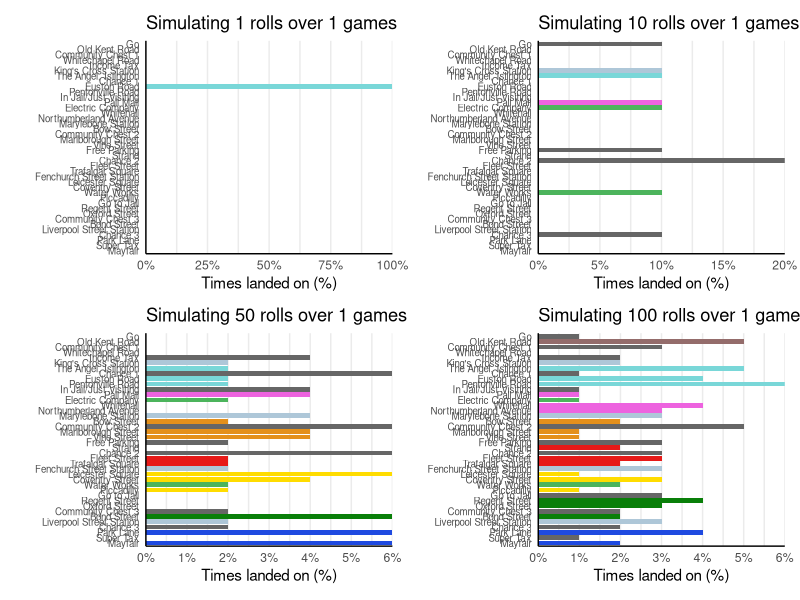

The R script that drew this image: (Note: this script raises an error after producing the figure.)
## ---- chunk 1
library(tidyverse)
library(patchwork)
library(gganimate)

options(kableExtra.html.bsTable = TRUE)
## ---- chunk 2
monopoly_props <-  readxl::read_xlsx(here::here("static/data/monpoly_properties.xlsx"))

board_space = c(0:39)
names(board_space) <- monopoly_props$Name

color_codes <-  c("None"="grey40",
                  "Brown" = "#946C6B",
                  "Station"="#AEC7D8",
                  "Light Blue"= "#79D7D8",
                  "Pink" ="#ED63DF",
                  "Utilities" = "#4CB45C",
                  "Orange" = "#E4901B",
                  "Red"="#E71A18",
                  "Yellow" = "#FFDC00",
                  "Green" = "#097F09",
                  "Dark Blue" = "#1F4AE0"
                  )
## ---- chunk 3
# ggplot helper function
gg_monopoly <- function(n_games,n_rolls,add_base=FALSE) {
  
  sim_result <-  simulate_monopoly(n_games,n_rolls)
  
  p <- monopoly_props %>% 
    bind_cols(pct = sim_result ) %>% 
    ggplot(aes(y= reorder(Name,-Space) ,x=pct,fill=Color ))+
    geom_col(show.legend = FALSE)+
    scale_fill_manual(values = color_codes)+
    scale_x_continuous(expand = c(0,NA),labels = scales::percent_format(accuracy = 1) )+
    labs(subtitle = glue::glue("Simulation of {format(n_rolls)} dice rolls over {n_games} games"  ),
         x="Chance of landing per dice roll (%)",y="")+
    theme_classic()+
    theme(panel.grid.major.x  = element_line(),
          panel.grid.minor.x  = element_line(),
          axis.line.x = element_line(),
          axis.ticks =element_blank()) 
  
  if (add_base == TRUE){
    p <-  p + geom_vline(xintercept = 1/40,lty=2,col="black")
  }
  return(p)
}

gg_monopoly_short <- function(n_games,n_rolls) {
  
  sim_result <-  simulate_monopoly(n_games,n_rolls)
  
  p <- monopoly_props %>% 
    bind_cols(pct = sim_result ) %>% 
    ggplot(aes(y= reorder(Name,-Space) ,x=pct,fill=Color ))+
    geom_col(show.legend = FALSE)+
    scale_fill_manual(values = color_codes)+
    scale_x_continuous(expand = c(0,NA),labels = scales::percent_format(accuracy = 1) )+
    labs(x="Times landed on (%)",y="")+
    ggtitle(label=paste("Simulating",n_rolls,"rolls over",n_games,"games" ))+
    theme_classic()+
    theme(panel.grid.major.x  = element_line(),
          panel.grid.minor.x  = element_line(),
          axis.line.x = element_line(),
          axis.ticks =element_blank(),
          axis.text.y = element_text(size=7),
    ) 
  return(p)
}
## ---- chunk 4
board_space
## ---- chunk 5
dice_rolls <-  function(){
  return(sample(1:6,2,replace = TRUE))
}

set.seed(414)
roll <-  dice_rolls()
print(paste0("Rolled a ",roll[1]," and ",roll[2],". Their sum is ", roll[1]+roll[2] ))
## ---- chunk 6
simulate_monopoly <- function(n_games=1000,n_rolls=1000){
  
  all_counts <- rep(0,40)
  for (g in 1:n_games){ 
    pos <-  0
    counts <-  rep(0,40)
    for (i in 1:n_rolls){
      
      # roll the dice
      roll <-  dice_rolls()  
      
      # move around the board
      pos <-  ( pos + roll[1]+roll[2] ) %% 40
      
      counts[pos+1] <-  counts[pos+1] + 1 # counts[] does not start from 0, hence need +1
    }
    all_counts <- all_counts + counts
  }
  all_counts <-  all_counts/(n_rolls*n_games)
  return(all_counts)
}
## ---- chunk 7
set.seed(414) 

( gg_monopoly_short(1,1) + gg_monopoly_short(1,10)  ) / (  gg_monopoly_short(1,50) + gg_monopoly_short(1,100)    )
## ---- chunk 8
set.seed(414)
game_1 <-  simulate_monopoly(1,1000)
game_2 <-  simulate_monopoly(1,5000)
game_3 <-  simulate_monopoly(1,10000)
game_4 <-  simulate_monopoly(1,50000)
game_5 <-  simulate_monopoly(1,100000)

p <- monopoly_props %>% bind_cols( "1,000"=game_1,
                                   "5,000"=game_2 , 
                                   "10,000"=game_3  ,
                                   "50,000"=game_4,
                                   "100,000"=game_5) %>% 
  pivot_longer("1,000":"100,000") %>% 
  mutate (  name = factor(name, levels=c("1,000",
                                         "5,000", 
                                         "10,000",
                                         "50,000",
                                         "100,000")  
  ) 
  ) %>% 
  #ggplot(aes(x=value,y=Name,fill=Color)) +
  ggplot(aes(x=value,y=reorder(Name,-Space),fill=Color)) +
  geom_col(show.legend = FALSE)+
  scale_fill_manual(values = color_codes)+
  scale_x_continuous(expand = c(0,NA),labels = scales::percent_format(accuracy = 1),breaks = (1/100)*seq(0,100,1) )+
  #scale_y_continuous(breaks = 1:40, labels = unique(monopoly_props$Name)) +
  labs(
    #    subtitle = glue::glue("Simulation of {format(n_rolls)} dice rolls over {n_games} games"  ),
    x="Chance of landing per dice roll (%)",y="")+
  geom_vline(xintercept = (1/40),lty=2)+
  theme_classic()+
  theme(panel.grid.major.x  = element_line(size = .9),
        panel.grid.minor.x  = element_line(size = .5),
        axis.line.x = element_line(),
        axis.ticks =element_blank())

anim <- p+transition_states(name)+ease_aes('sine-in-out')+
  ggtitle("Simulation of {closest_state} dice rolls over 1 game")

animate(anim,fps=30)
## ---- chunk 9
set.seed(414) 

( gg_monopoly_short(1,5) + gg_monopoly_short(10,5)  ) / (  gg_monopoly_short(50,5) + gg_monopoly_short(100,5)    )
## ---- chunk 10

set.seed(414)
games <-  rep(NA,10)
for (i in 1:10){
  temp  <-  simulate_monopoly(10000,i)
  nam <- paste0("game_", i)
  assign(nam, temp)
}

df <- monopoly_props %>% bind_cols( "1"=game_1,"2"=game_2 , "3"=game_3  ,"4"=game_4,
                                    "5"=game_5,"6"=game_6,"7"=game_7 , "8"=game_8  ,
                                    "9"=game_9,"10"=game_10) %>% 
  pivot_longer("1":"10") %>% 
  mutate (  name = as.numeric(name) )  

p <- df %>% 
  ggplot(aes(x=value,y=reorder(Name,-Space),fill=Color)) +
  geom_col(show.legend = FALSE)+
  scale_fill_manual(values = color_codes)+
  scale_x_continuous(expand = c(0,NA),labels = scales::percent_format(accuracy = 1),breaks = (1/100)*seq(0,100,5) )+
  labs(x="Chance of landing per dice roll (%)",y="")+
  geom_vline(xintercept = (1/40),lty=2)+
  theme_classic()+
  theme(panel.grid.major.x  = element_line(size = .9),
        panel.grid.minor.x  = element_line(size = .5),
        axis.line.x = element_line(),
        axis.ticks =element_blank())

anim <- p+transition_states(name)+ ease_aes('sine-in-out')+
  ggtitle("Simulation of the first {closest_state} dice rolls over 10,000 games",
          subtitle = "Most likely place to land: { df %>%  filter(name==closest_state) %>% slice_max(order_by = value) %>% select(Name) %>% pull() }")

animate(anim,fps=30,nframes = 300)

## ---- chunk 11
set.seed(414)
gg_monopoly(1e3,1e3,add_base = TRUE)+
    scale_x_continuous(expand = c(0,NA),labels = scales::percent_format(accuracy = 0.1 ),breaks = (1/100)*seq(0,100,0.5) )+
  labs(title="Long term behaviour of going around the board")
## ---- chunk 12
simulate_monopoly <- function(n_games=1000,n_rolls=1000){
  
  all_counts <- rep(0,40)
  
  for (g in 1:n_games){ 
    pos <-  0
    counts <-  rep(0,40)
    for (i in 1:n_rolls){
      roll <-  dice_rolls()  
      pos <-  ( pos + roll[1]+roll[2] ) %% 40
      
      # If land on go to jail - go to jail
      if (pos == 30){
        pos = 10 
      }
      counts[pos+1] <-  counts[pos+1] + 1 
    }
    all_counts <- all_counts + counts
  }
  all_counts <-  all_counts/(n_rolls*n_games)
  return(all_counts)
}
## ---- chunk 13
set.seed(414)
gg_monopoly(1e3,1e3,add_base = TRUE)+
  labs(title="Adding go to jail")
## ---- chunk 14
simulate_monopoly <- function(n_games=1000,n_rolls=1000){
  
  all_counts <- rep(0,40)
  
  for (g in 1:n_games){ 
    pos <-  0
    counts <-  rep(0,40)
    n_doubles <-  0
    
    for (i in 1:n_rolls){
      roll <-  dice_rolls()  
      
      # if double then n_double += 1
      # else n_doubles = 0
      if  (roll[1] == roll[2] ) { n_doubles <- n_doubles + 1}
      else {n_doubles = 0}
      
      pos <-  ( pos + roll[1]+roll[2] ) %% 40
      
      # If landed on Go-to-Jail or n_doubles == 3 
      if (pos == 30 || n_doubles == 3 ){  
        pos = 10 # go jail & reset n_double
        n_doubles = 0
      }
      
      counts[pos+1] <-  counts[pos+1] + 1 
    }
    all_counts <- all_counts + counts
  }
  all_counts <-  all_counts/(n_rolls*n_games)
  return(all_counts)
}
## ---- chunk 15
set.seed(414)
gg_monopoly(1e3,1e3,add_base = TRUE)+
  labs(title="Adding doubles rule")
## ---- chunk 16
# Function for drawing chance cards

draw_chance_card <- function(pos){
  
  jailed <- FALSE
  cards <- c("Kings","Jail","Backwards","Trafalgar",
             "Pall","Mayfair","Go","Utility",
             "Station","Station", "None","None",
             "None","None","None","None"
  )
  drawn <-  sample(cards,1)
  
  if (drawn =="None"){pos=pos} # If none then do nothing
  else if (drawn == "Kings"){pos=5 } 
  else if (drawn == "Jail"){pos=10 ;jailed=TRUE } 
  else if (drawn == "Backwards"){pos= pos-3 }
  else if (drawn ==  "Trafalgar") {pos = 24}
  else if (drawn ==  "Pall") {pos = 11}
  else if (drawn == "Mayfair") {pos=39}
  else if (drawn == "Go"){pos=0}
  else if (drawn == "Utility"){ # Go to nearest utility
    while (!pos %in% c(12,28))
    {pos = ( pos + 1 ) %% 40}
  }
  else if(drawn == "Station"){ # Go to nearest station
    while (!pos %in% c(5,15,25,35) )
    {pos = ( pos + 1 ) %% 40}
  }
  
  return( list(pos,jailed) )
}
## ---- chunk 17
draw_chest_card <- function(pos){
  
  jailed <-  FALSE
  cards <- c("Go","Jail","None","None",
             "None","None","None","None",
             "None","None","None","None",
             "None","None","None","None"
  )
  drawn <-  sample(cards,1)
  
  if (drawn == "None"){pos = pos} # If none then do nothing
  else if (drawn == "Jail"){pos=10; jailed=TRUE} 
  else if (drawn == "Go"){pos=0}
  
  return(list(pos,jailed) )
}
## ---- chunk 18
simulate_monopoly <- function(n_games=1000,n_rolls=1000){
  all_counts <- rep(0,40)
  for (g in 1:n_games){ 
    pos <-  0
    jailed <- FALSE
    counts <-  rep(0,40)
    n_doubles <-  0
    
    
    for (i in 1:n_rolls){
      roll <-  dice_rolls()  
      
      if  (roll[1] == roll[2] ) { n_doubles <- n_doubles + 1}
      else {n_doubles = 0}
      
      pos <-  ( pos + roll[1]+roll[2] ) %% 40
      
      if (pos == 30 || n_doubles == 3  ){  
        pos = 10 
        n_doubles = 0
      }
 
      #### Card actions
      ## land on chance
      if (pos %in% c(7,22,36) ){
        card_res = draw_chance_card(pos)
        pos = card_res[[1]]
        jailed = card_res[[2]]
      }
      ## land on community chest
      else if (pos %in% c(2,17,33)  ){
        card_res = draw_chest_card(pos)
        pos = card_res[[1]]
        jailed = card_res[[2]]
      }
      
      
      counts[pos+1] <-  counts[pos+1] + 1 
    }
    all_counts <- all_counts + counts
  }
  all_counts <-  all_counts/(n_rolls*n_games)
  return(all_counts)
}
## ---- chunk 19
set.seed(414)
games <-  rep(NA,10)
for (i in 1:10){
  temp  <-  simulate_monopoly(10000,i)
  nam <- paste0("game_", i)
  assign(nam, temp)
}

df <- monopoly_props %>% bind_cols( "1"=game_1,"2"=game_2 , "3"=game_3  ,"4"=game_4,"5"=game_5,
                                    "6"=game_6,"7"=game_7 , "8"=game_8  ,"9"=game_9,"10"=game_10) %>% 
  pivot_longer("1":"10") %>% 
  mutate (  name = as.numeric(name) ) 

p <- df %>% 
  ggplot(aes(x=value,y=reorder(Name,-Space),fill=Color)) +
  geom_col(show.legend = FALSE)+
  scale_fill_manual(values = color_codes)+
  scale_x_continuous(expand = c(0,NA),labels = scales::percent_format(accuracy = 1),breaks = (1/100)*seq(0,100,5) )+
  labs(x="Chance of ending on square per dice roll (%)",y="")+
  geom_vline(xintercept = (1/40),lty=2)+
  theme_classic()+
  theme(panel.grid.major.x  = element_line(size = .9),
        panel.grid.minor.x  = element_line(size = .5),
        axis.line.x = element_line(),
        axis.ticks =element_blank())

anim <- p+transition_states(name)+ #ease_aes('sine-in-out')+
  ggtitle("Simulation of the first {closest_state} dice rolls over 10,000 games",
          subtitle = "Most likely square to end on: {cities <-  df %>%  filter(name==closest_state) %>% slice_max(order_by = value,n=1) %>% select(Name) %>% pull() }")

animate(anim,fps=30,nframes = 300)
## ---- chunk 20
set.seed(414)
gg_monopoly(1e3,1e3,add_base = TRUE)+
  labs(title="Adding chance cards and community chest actions",
       x="Chance of ending on square per dice roll (%)",y="")
## ---- chunk 21
n_games <-  1e3
n_rolls <-  1e3
set.seed(414)
sim_res <-  simulate_monopoly(n_games,n_rolls)

monopoly_props %>% 
  bind_cols(pct =  sim_res) %>% 
  filter(Name != "Go to Jail" ) %>% 
  ggplot(aes(x=pct,y=reorder(Name,pct),fill=Color  ))+
  geom_col(show.legend = FALSE)+
  scale_fill_manual(values = color_codes)+
  scale_x_continuous(expand = c(0,NA),labels = scales::percent_format(accuracy = 1),breaks = (1/100)*seq(0,100,1) )+
  labs(title = "Trafalgar Square, Vine Street, and most stations are the properties\nthat have the highest chance of being landed on",
       subtitle = glue::glue("Simulation of {format(n_rolls)} dice rolls over {n_games} games"  ),
       x="Chance of ending on square per dice roll (%)",y="")+
  theme_classic()+
  theme(panel.grid.major.x  = element_line(size = .9),
        panel.grid.minor.x  = element_line(size = .5),
        axis.line.x = element_line(),
        axis.ticks =element_blank())
## ---- chunk 22
simulate_monopoly <- function(n_games = 1000, n_rolls = 1000,jail_stay = TRUE){
  all_counts = rep(0,40)
  for (g in 1:n_games){
    pos = 0
    n_doubles = 0
    jailed = FALSE
    jail_turns = 0
    counts = rep(0,40)
    for (i in 1:n_rolls){
      
      roll <-  dice_rolls()
      
      ##### stay in jail strategy
      if (jail_stay  ){
        # Checks for doubles or jail
        if  (  (roll[1] == roll[2]) & !jailed) # if doubles and not in jail
        { n_doubles = n_doubles + 1
        #   print("NOT IN jail - doubles")
        }        
        else if ( (roll[1] != roll[2]) & jailed & jail_turns !=3) # if not doubles and in jail
        {  jail_turns = jail_turns + 1
        roll = c(0,0)
        #  print("IN jail - NO doubles")
        #  print(paste("In jail for:",jail_turns))
        } 
        else if ( ( (roll[1] == roll[2]) & jailed) | jail_turns == 3  )  # if doubles and in jail, or spent 3 turns in jail
        {n_doubles = 0
        jail_turns = 0
        jailed = FALSE
        #  print("IN jail - DOUBLES") 
        }
        else {n_doubles = 0
        # print("NOT IN jail - NO doubles")
        }                # if not doubles and not in jail
      }
      
      #### leave jail strategy
      else if (!jail_stay){
        if  (roll[1] == roll[2] ) { n_doubles = n_doubles + 1}
        else {n_doubles = 0}
      }
      
      # move to new position
      pos <-  ( pos + roll[1]+roll[2] ) %% 40
      
      # If landed on Go-to-Jail or got 3 doubles
      if (pos == 30 || n_doubles == 3 ){  # go jail and reset doubles  
        pos = 10 
        n_doubles  = 0
        jailed = TRUE
      }
      
      #### Card actions
      ## land on chance
      if (pos %in% c(7,22,36) ){
        card_res = draw_chance_card(pos)
        pos = card_res[[1]]
        jailed = card_res[[2]]
      }
      ## land on community chest
      else if (pos %in% c(2,17,33)  ){
        card_res = draw_chest_card(pos)
        pos = card_res[[1]]
        jailed = card_res[[2]]
      }
      
      
      counts[pos+1] <-  counts[pos+1] + 1
    }
    all_counts <- all_counts + counts
    
  }
  all_counts <-  all_counts/(n_rolls*n_games)
  return(all_counts)
}

## ---- chunk 23
n_games <-  1e2 ; n_rolls <-  1e3
set.seed(414)
game_1 <- simulate_monopoly(n_games, n_rolls ,jail_stay = FALSE)
set.seed(414)
game_2 <- simulate_monopoly(n_games, n_rolls , jail_stay = TRUE)
## ---- chunk 24
p <- monopoly_props %>% 
  bind_cols(Leave_jail = game_1, Stay_jail = game_2   ) %>% 
  rename( "Leave jail" = Leave_jail,
          "Stay in jail" = Stay_jail) %>% 
  pivot_longer(cols=c("Leave jail","Stay in jail")) %>% 
  ggplot(aes(x=value,y=reorder(Name,-Space ),fill=Color)) +
  geom_col(show.legend = FALSE)+
  scale_fill_manual(values = color_codes)+
  scale_x_continuous(expand = c(0,NA),labels = scales::percent_format(accuracy = 1),breaks = (1/100)*seq(0,100,2) )+
  labs(
    subtitle = glue::glue("Simulation of {format(n_rolls)} dice rolls over {n_games} games"  ),
    x="Chance of ending on square per dice roll (%)",y="")+
  theme_classic()+
  theme(panel.grid.major.x  = element_line(size = .9),
        panel.grid.minor.x  = element_line(size = .5),
        axis.line.x = element_line(),
        axis.ticks =element_blank())

anim <-  p + transition_states(name) + ease_aes('sine-in-out') +
  ggtitle('Strategy: {closest_state}')

animate(anim,fps=30)
## ---- chunk 25
set.seed(414)
leave_long <- simulate_monopoly(n_games = 1e4,n_rolls =1e3 ,jail_stay = FALSE)
set.seed(414)
stay_long<- simulate_monopoly(n_games = 1e4,n_rolls =1e3 ,jail_stay = TRUE)

set.seed(414)
leave_30 <-  simulate_monopoly(n_games =1e5,n_rolls = 30,jail_stay = FALSE)
set.seed(414)
stay_30 <-  simulate_monopoly(n_games =1e5,n_rolls = 30,jail_stay = TRUE)
## ---- chunk 26
monopoly_props %>% 
  mutate ( pct =  (leave_30 -leave_long)/leave_long ) %>% 
  ggplot(aes(x=pct,y=reorder(Name,-Space),fill=Color ))+
  geom_col(show.legend = FALSE)+
  scale_fill_manual(values = color_codes)+
  scale_x_continuous(labels = scales::percent_format(accuracy = 1),breaks = seq(-1,1,0.02))+
  labs(title = "The chances of ending on a light blue, pink or orange are higher\nafter 30 dice rolls than many dice rolls",
       subtitle = "Relative percentage difference of ending on a square \n from 30 dice rolls to many dice rolls for leaving jail",
       x="Relative percentage difference (%)",y="")+
  theme_classic()+
  theme(panel.grid.major.x  = element_line(size = .9),
        panel.grid.minor.x  = element_line(size = .5),
        axis.line.x = element_line(),
        axis.ticks =element_blank())
## ---- chunk 27
monopoly_props %>% 
  mutate ( pct =  (stay_30 -stay_long)/stay_long ) %>% 
  ggplot(aes(x=pct,y=reorder(Name,-Space),fill=Color ))+
  geom_col(show.legend = FALSE)+
  scale_fill_manual(values = color_codes)+
  scale_x_continuous(labels = scales::percent_format(accuracy = 1),breaks = seq(-1,1,0.02))+
  labs(title = "The chances of ending on a light blue, pink or orange are higher\nafter 30 dice rolls than many dice rolls",
       subtitle = "Relative percentage difference of ending on a square \n from 30 dice rolls to many dice rolls for staying in jail",
       x="Relative percentage difference (%)",y="")+
  theme_classic()+
  theme(panel.grid.major.x  = element_line(size = .9),
        panel.grid.minor.x  = element_line(size = .5),
        axis.line.x = element_line(),
        axis.ticks =element_blank())
## ---- chunk 28
p1 <-  monopoly_props %>% 
  mutate ( pct =  leave_long ) %>% 
  ggplot(aes(x=pct,y=reorder(Name,-Space),fill=Color ))+
  geom_col(show.legend = FALSE)+
  geom_text(aes(label= paste(round(pct*100,1),"%"),x=pct ),size=3,hjust=-.1 )+
  scale_fill_manual(values = color_codes)+
  scale_x_continuous(expand=c(0,NA), labels = scales::percent_format(accuracy = 1),breaks = seq(-1,1,0.02),limits = c(0,0.08) )+
  labs(title = "Leave jail",y="",
              x="Chance of ending on square per dice roll (%)")+
  theme_classic()+
  theme(panel.grid.major.x  = element_line(size = .9),
        panel.grid.minor.x  = element_line(size = .5),
        axis.line.x = element_line(),
        axis.ticks =element_blank())

p2 <- monopoly_props %>% 
  mutate ( pct =  stay_long ) %>% 
  ggplot(aes(x=pct,y=reorder(Name,-Space),fill=Color ))+
  geom_col(show.legend = FALSE)+
  geom_text(aes(label= paste(round(pct*100,1),"%"),x=pct ),size=3,hjust=-.1 )+
  scale_fill_manual(values = color_codes)+
  scale_x_continuous(expand=c(0,NA), labels = scales::percent_format(accuracy = 1),breaks = seq(-1,1,0.02),limits = c(0,0.15) )+
  labs(title = "Stay in Jail",y="",
              x="Chance of ending on square per dice roll (%)")+
  theme_classic()+
  theme(panel.grid.major.x  = element_line(size = .9),
        panel.grid.minor.x  = element_line(size = .5),
        axis.line.x = element_line(),
        axis.ticks =element_blank())

p1 + p2 + patchwork::plot_annotation(title = "Chance of ending on a square for many dice rolls",subtitle ="Simulation of 1,000 dice rolls over 10,000 games" )

## ---- chunk 29
p1 <-  monopoly_props %>% 
  mutate ( pct =  leave_30 ) %>% 
  ggplot(aes(x=pct,y=reorder(Name,-Space),fill=Color ))+
  geom_col(show.legend = FALSE)+
  geom_text(aes(label= paste(round(pct*100,1),"%"),x=pct ),size=3,hjust=-.1 )+
  scale_fill_manual(values = color_codes)+
  scale_x_continuous(expand=c(0,NA), labels = scales::percent_format(accuracy = 1),breaks = seq(-1,1,0.02),limits = c(0,0.08) )+
  labs(title = "Leave jail",y="",
              x="Chance of ending on square per dice roll (%)")+
  theme_classic()+
  theme(panel.grid.major.x  = element_line(size = .9),
        panel.grid.minor.x  = element_line(size = .5),
        axis.line.x = element_line(),
        axis.ticks =element_blank())

p2 <- monopoly_props %>% 
  mutate ( pct =  stay_30 ) %>% 
  ggplot(aes(x=pct,y=reorder(Name,-Space),fill=Color ))+
  geom_col(show.legend = FALSE)+
  geom_text(aes(label= paste(round(pct*100,1),"%"),x=pct ),size=3,hjust=-.1 )+
  scale_fill_manual(values = color_codes)+
  scale_x_continuous(expand=c(0,NA), labels = scales::percent_format(accuracy = 1),breaks = seq(-1,1,0.02),limits = c(0,0.15) )+
  labs(title = "Stay in Jail",y="",
              x="Chance of ending on square per dice roll (%)")+
  theme_classic()+
  theme(panel.grid.major.x  = element_line(size = .9),
        panel.grid.minor.x  = element_line(size = .5),
        axis.line.x = element_line(),
        axis.ticks =element_blank())

p1 + p2 + patchwork::plot_annotation(title = "Chance of ending on a square after 30 dice rolls",subtitle ="Simulation of 30 dice rolls over 100,000 games" )
## ---- chunk 30
monopoly_props %>% 
  select(Space,Color,Name) %>% 
  mutate( "long_leave" = leave_long,
          "long_stay" = stay_long,
          "30_leave"  =leave_30,
          "30_stay" = stay_30) %>%
  mutate( across( "long_leave":"30_stay"   , ~ scales::percent(.x,accuracy = 0.01)  )) %>% 
  kableExtra::kable(col.names = c("Space","Group","Name","Leave Jail","Stay Jail","Leave Jail","Stay Jail"),
                    align = "clrcccc") %>% 
  kableExtra::kable_styling(bootstrap_options = c("striped","condensed"),full_width = F) %>% 
  kableExtra::add_header_above(c(" " = 3, "Many rolls" = 2, "30 rolls" = 2)  ) 
## ---- chunk 31
sessionInfo()
